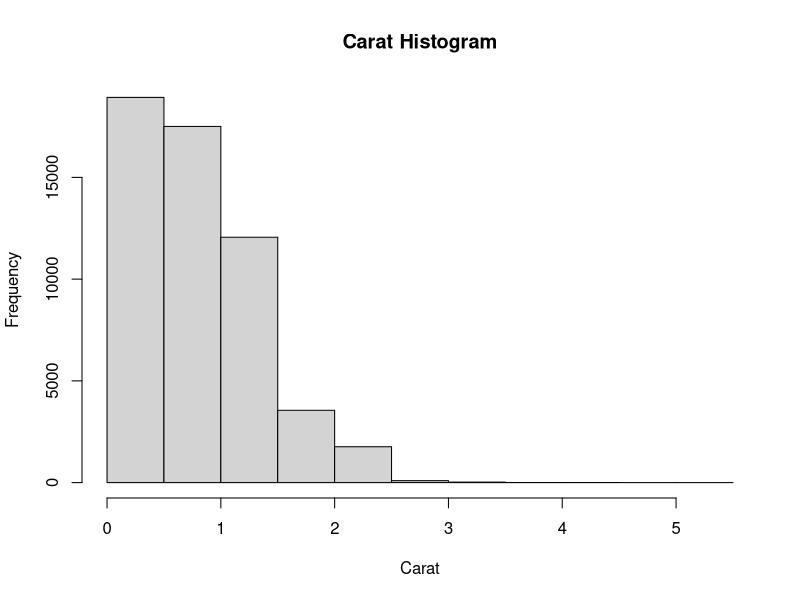
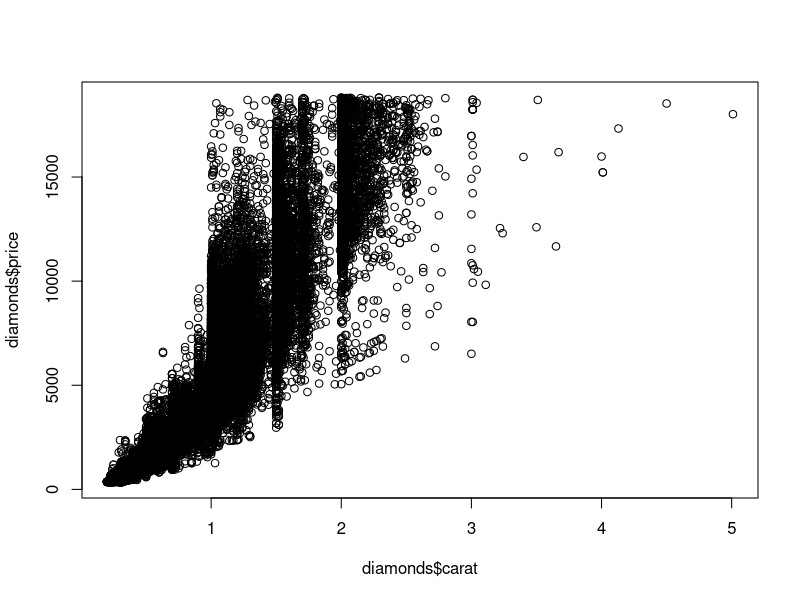
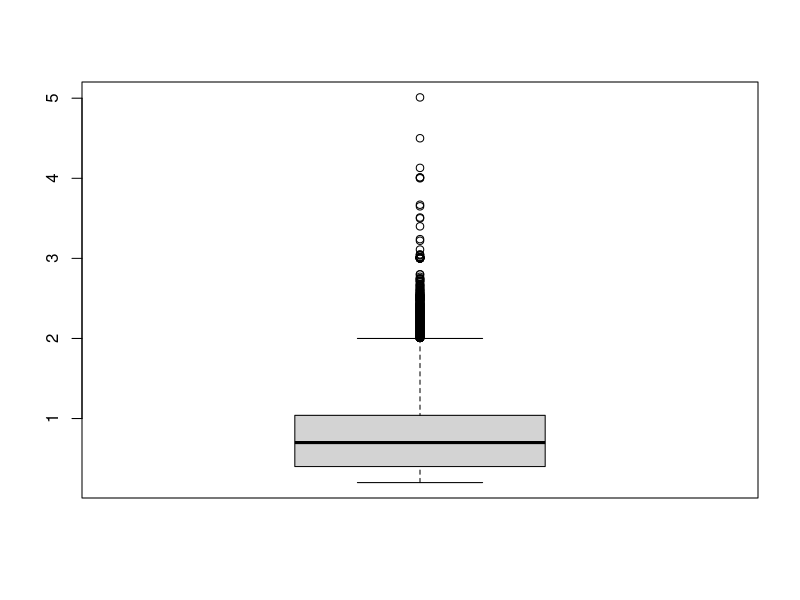
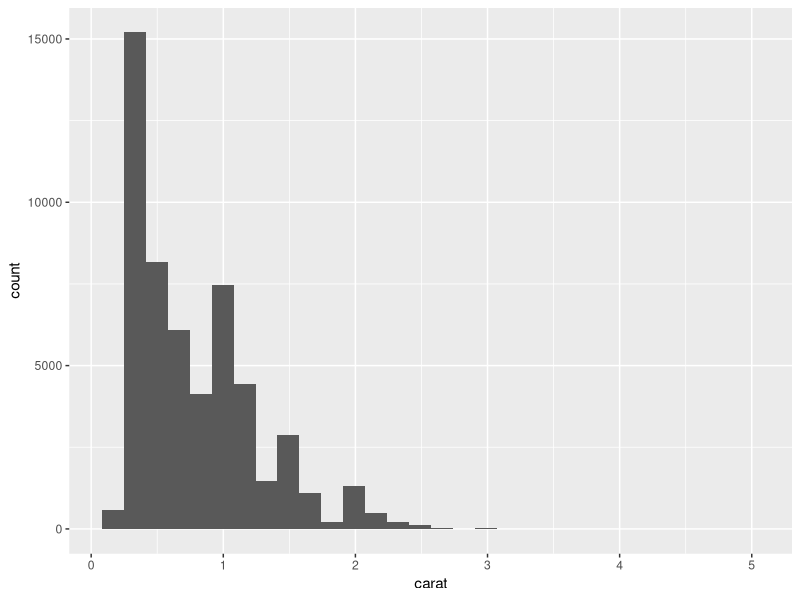
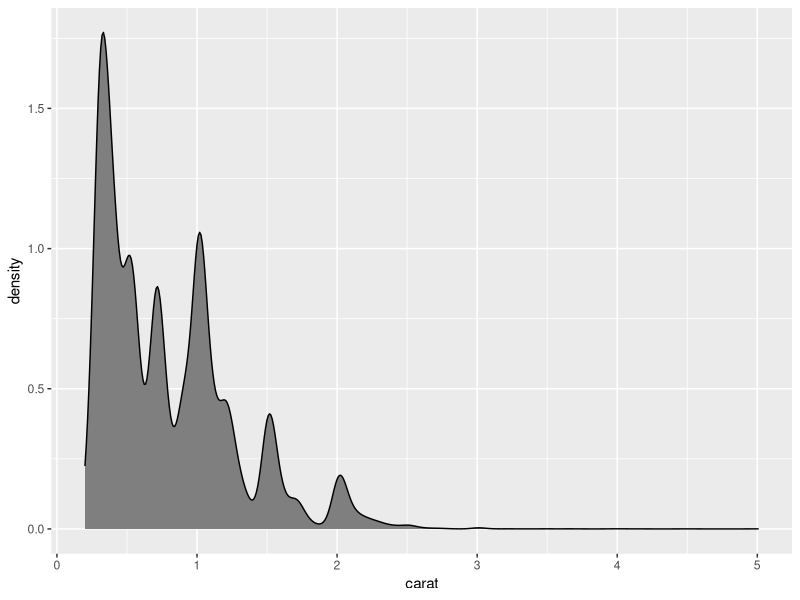
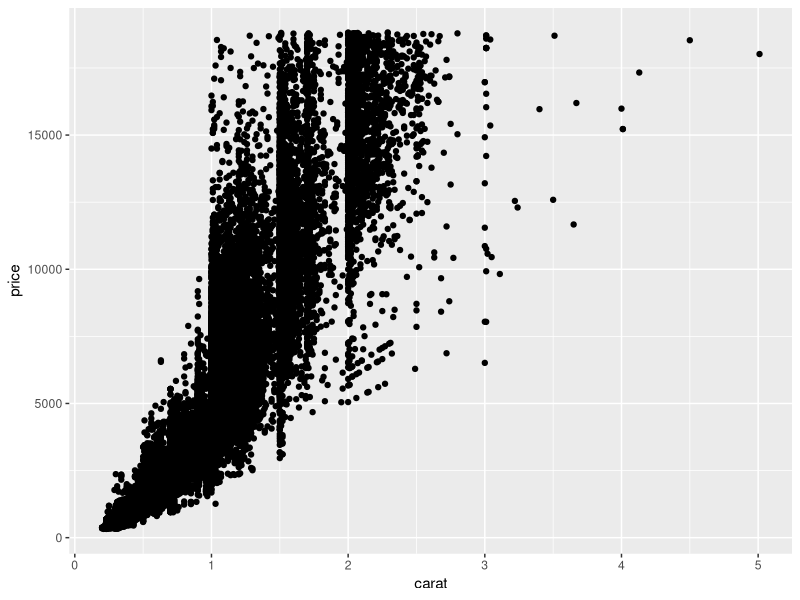
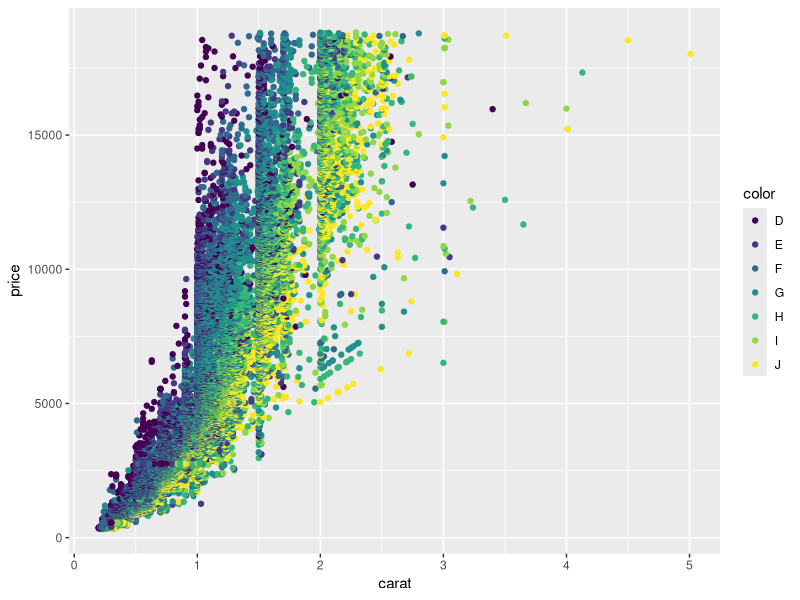
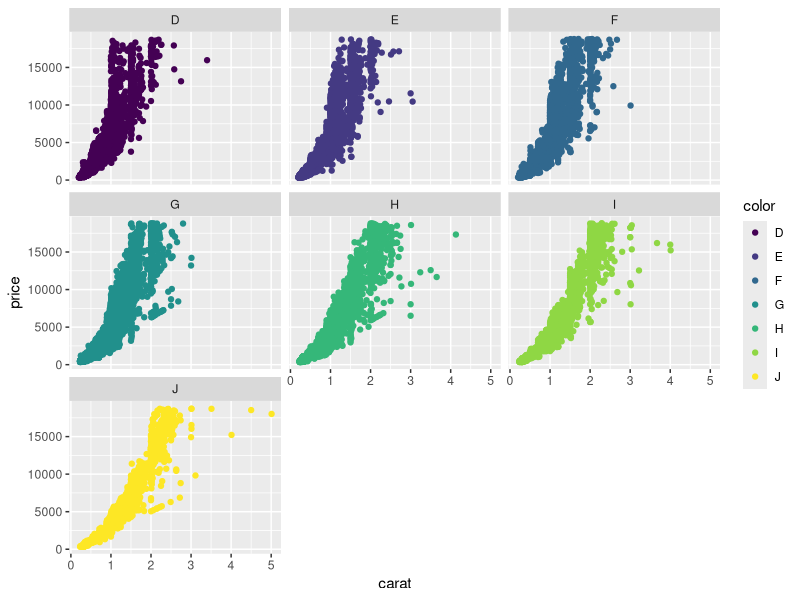

Write R code to recreate these figures, in order.
library(ggplot2)
data("diamonds")
head(diamonds)


#basic Histogram
hist(diamonds$carat, main = "Carat Histogram", xlab = "Carat")

#basic saprate diagram
plot(diamonds$carat,diamonds$price)


#basic box diagram
boxplot(diamonds$carat)


#ggolot2 Histogram
ggplot(data = diamonds) + 
  geom_histogram(aes(x = carat))


#ggolot2 Histogram - color
ggplot(data = diamonds) + 
  geom_density(aes(x = carat), fill = "grey50")

#ggplot2 saprate diagram
ggplot(data = diamonds, aes(x = carat, y = price)) +
  geom_point()

#initial 
g <- ggplot(data = diamonds, aes(x = carat, y = price))
g + geom_point(aes(color = color))

g + geom_point(aes(color = color)) + facet_wrap(~color)

g + geom_point(aes(color = color)) + facet_grid(cut ~ clarity)


